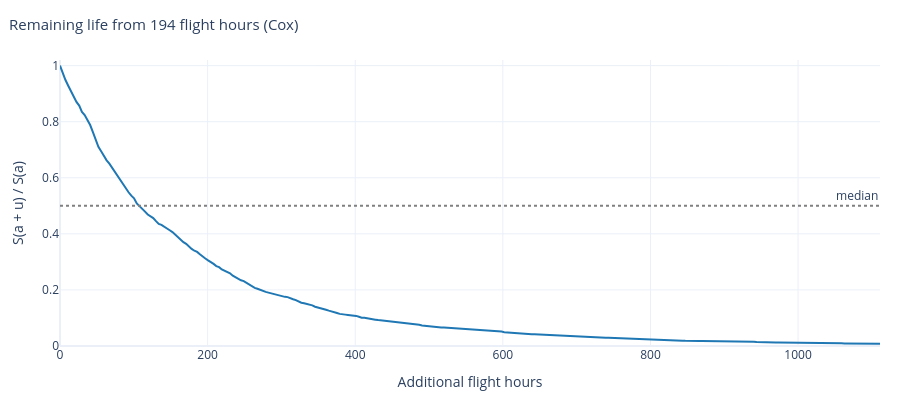

The notebook cell this image was saved under:
### Markdown cell above
### 14.2 Условная кривая на дашборде

`figures.conditional_curves` рисует $S(a+u)/S(a)$ по `rul_grid`: 300 точек от 0 до `rul_horizon`. Ось x — **дополнительные** лётные часы $u$, а не общий налёт. Горизонталь на 0.5 отмечает уровень медианы; это фигура разметки, а не оценка по данным. Её x идёт от 0 до 1 в долях оси (`x domain`).

Карточка дрона рисует эту кривую под именем следа «Current conditions». Строку она пропускает через `common.whatif_base`, которая для дрона, уже выведенного из эксплуатации, начинает возраст с 0; эта ячейка всегда берёт `AGE`.

На графике 300 узлов, а у `remaining_life` 1001, поэтому медиана, снятая с графика, может отличаться от `rul_median` не больше чем на один шаг более грубой сетки.

### Code cell
cond_name = "Current conditions"
cond_title = f"Remaining life from {AGE:.0f} flight hours ({MODEL_LABELS[SETTINGS.forecast]})"
cond_fig = conditional_curves(FORECAST_MODEL, drone, ages, SETTINGS.rul_grid, [cond_name], cond_title)
describe_figure("14.cond_fig", cond_fig)

chart_curve = FORECAST_MODEL.conditional_survival(drone, ages, SETTINGS.rul_grid)
peek("14.chart_curve", chart_curve)
drawn = trace_xy(cond_fig, cond_name)
same("x следа = rul_grid", drawn["x"], SETTINGS.rul_grid)
same("y следа = conditional_survival(rul_grid)[0]", drawn["y"], chart_curve[0])
same("кривая в u = 0", chart_curve[:, :1], np.ones((len(drone), 1)))

cond_hline = cond_fig.layout.shapes[0]
same(
    "горизонталь на 0.5",
    np.array([cond_hline.y0, cond_hline.y1], dtype=float),
    np.array([0.5, 0.5]),
)

chart_reached = chart_curve[0] <= 0.5
median_chart = (
    float(SETTINGS.rul_grid[int(chart_reached.argmax())]) if chart_reached.any() else np.inf
)
rul_step = float(SETTINGS.rul_grid[1] - SETTINGS.rul_grid[0])
print(
    f"\nмедиана с графика (300 узлов) = {median_chart:.4f} ч; "
    f"remaining_life (1001 узел) = {life_hand['rul_median'][0]:.4f} ч; "
    f"шаг сетки графика {rul_step:.4f} ч"
)
display(cond_fig)

### Figure 1 — Plotly figure (JSON) as saved in the notebook; plotly's stock layout.template omitted (floating-point values rounded to 4 significant figures; data arrays with more than 128 entries replaced by an {"elided": "..."} marker saying what was removed)
{"data": [{"line": {"color": "#1f77b4", "dash": "solid"}, "mode": "lines", "name": "Current conditions", "type": "scatter", "x": {"elided": "300 float values"}, "y": {"elided": "300 float values"}}], "layout": {"annotations": [{"showarrow": false, "text": "median", "x": 1, "xanchor": "right", "xref": "x domain", "y": 0.5, "yanchor": "bottom", "yref": "y"}], "height": 400, "hovermode": "closest", "legend": {"orientation": "h", "x": 0, "y": -0.28, "yanchor": "top"}, "margin": {"b": 40, "l": 60, "r": 20, "t": 60}, "shapes": [{"line": {"color": "grey", "dash": "dot"}, "type": "line", "x0": 0, "x1": 1, "xref": "x domain", "y0": 0.5, "y1": 0.5, "yref": "y"}], "title": {"font": {"size": 15}, "text": "Remaining life from 194 flight hours (Cox)", "x": 0.01}, "xaxis": {"title": {"text": "Additional flight hours"}}, "yaxis": {"range": [0, 1.02], "title": {"text": "S(a + u) / S(a)"}}}}
